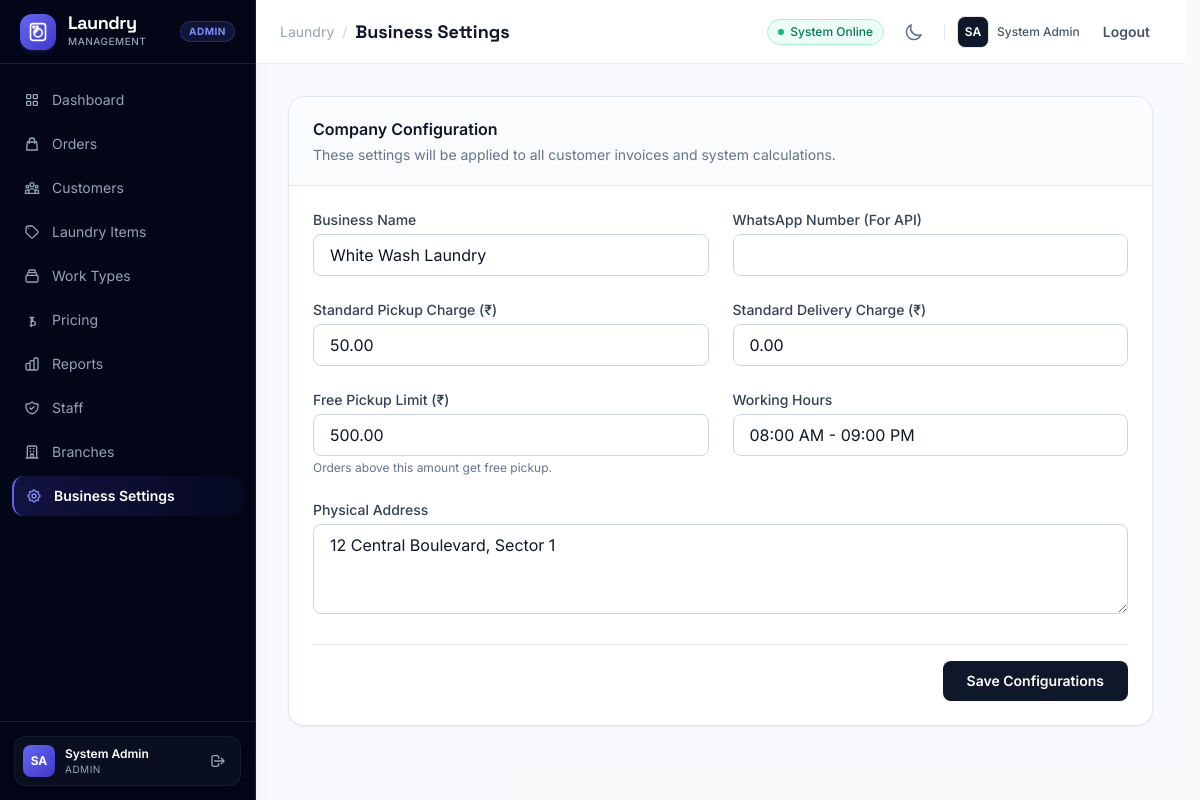
Page /laundry-lms/admin/settings (signed in) on the committed database.
### tables this page shows
CREATE TABLE `business_settings` (
  `id` tinyint(3) unsigned NOT NULL AUTO_INCREMENT,
  `business_name` varchar(100) NOT NULL DEFAULT 'Premium Laundry',
  `logo` varchar(255) DEFAULT NULL,
  `whatsapp_number` varchar(20) DEFAULT NULL,
  `working_hours` varchar(100) DEFAULT '09:00 AM - 08:00 PM',
  `pickup_charge` decimal(10,2) NOT NULL DEFAULT 0.00,
  `delivery_charge` decimal(10,2) NOT NULL DEFAULT 0.00,
  `free_pickup_limit` decimal(10,2) NOT NULL DEFAULT 0.00,
  `holiday_list` text DEFAULT NULL,
  `address` text DEFAULT NULL,
  `updated_at` timestamp NOT NULL DEFAULT current_timestamp() ON UPDATE current_timestamp(),
  PRIMARY KEY (`id`)
);

### app/Controllers/Admin/SettingsController.php (called while the page is built, shortened)
<?php
class SettingsController {
    public function index(): void {
        $settings = Settings::get();
       Router::view('admin/settings', [
    'title' => 'Business Settings',
    'settings' => $settings
], 'admin');
    }
}

### public/index.php (called while the page is built, shortened)
<?php
$router = new Router();
$router->get('/', 'Faizal\LaundryLms\Controllers\HomeController@index');
$router->get('/login', 'Faizal\LaundryLms\Controllers\AuthController@showLogin', [GuestMiddleware::class]);
$router->post('/login', 'Faizal\LaundryLms\Controllers\AuthController@login', [CsrfMiddleware::class]);
$router->get('/register', 'Faizal\LaundryLms\Controllers\AuthController@showRegister', [GuestMiddleware::class]);
$router->post('/register', 'Faizal\LaundryLms\Controllers\AuthController@register', [GuestMiddleware::class, CsrfMiddleware::class]);
$router->get('/logout', 'Faizal\LaundryLms\Controllers\AuthController@logout', [AuthMiddleware::class]);
$authRole     = [AuthMiddleware::class, RoleMiddleware::class . ':admin,staff'];
$authRoleCsrf = [AuthMiddleware::class, RoleMiddleware::class . ':admin,staff', CsrfMiddleware::class];
$staffOnlyAuth     = [AuthMiddleware::class, RoleMiddleware::class . ':staff'];
$staffOnlyAuthCsrf = [AuthMiddleware::class, RoleMiddleware::class . ':staff', CsrfMiddleware::class];
$adminOnlyAuth     = [AuthMiddleware::class, RoleMiddleware::class . ':admin'];
$adminOnlyAuthCsrf = [AuthMiddleware::class, RoleMiddleware::class . ':admin', CsrfMiddleware::class];
$customerAuth     = [AuthMiddleware::class, RoleMiddleware::class . ':customer', ForcePinChangeMiddleware::class];
$customerAuthCsrf = [AuthMiddleware::class, RoleMiddleware::class . ':customer', ForcePinChangeMiddleware::class, CsrfMiddleware::class];
$forcePinAuth     = [AuthMiddleware::class, RoleMiddleware::class . ':customer'];
$forcePinAuthCsrf = [AuthMiddleware::class, RoleMiddleware::class . ':customer', CsrfMiddleware::class];
$router->get('/dashboard', 'Faizal\LaundryLms\Controllers\DashboardController@index', $authRole);
$router->get('/customer/force-pin-update', 'Faizal\LaundryLms\Controllers\CustomerPortalController@forcePinUpdateForm', $forcePinAuth);
$router->post('/customer/force-pin-update', 'Faizal\LaundryLms\Controllers\CustomerPortalController@forcePinUpdate', $forcePinAuthCsrf);
$router->get('/customer/dashboard', 'Faizal\LaundryLms\Controllers\CustomerPortalController@dashboard', $customerAuth);
$router->get('/customer/orders', 'Faizal\LaundryLms\Controllers\CustomerPortalController@orders', $customerAuth);
$router->get('/customer/orders/show', 'Faizal\LaundryLms\Controllers\CustomerPortalController@showOrder', $customerAuth);
$router->get('/customer/orders/print', 'Faizal\LaundryLms\Controllers\CustomerPortalController@printReceipt', $customerAuth);
$router->get('/customer/orders/pdf', 'Faizal\LaundryLms\Controllers\CustomerPortalController@downloadPdf', $customerAuth);
$router->post('/customer/orders/approve-price', 'Faizal\LaundryLms\Controllers\CustomerPortalController@approvePrice', $customerAuthCsrf);
$router->post('/customer/orders/approve', 'Faizal\LaundryLms\Controllers\CustomerPortalController@approvePrice', $customerAuthCsrf);
$router->post('/customer/orders/reject-price', 'Faizal\LaundryLms\Controllers\CustomerPortalController@rejectPrice', $customerAuthCsrf);
$router->post('/customer/orders/cancel', 'Faizal\LaundryLms\Controllers\CustomerPortalController@cancelOrder', $customerAuthCsrf);
$router->post('/customer/orders/reschedule', 'Faizal\LaundryLms\Controllers\CustomerPortalController@reschedule', $customerAuthCsrf);
$router->post('/customer/orders/pay/initiate', 'Faizal\LaundryLms\Controllers\CustomerPortalController@initiateOnlinePayment', $customerAuthCsrf);
$router->post('/customer/orders/pay/verify', 'Faizal\LaundryLms\Controllers\CustomerPortalController@verifyOnlinePayment', $customerAuthCsrf);
$router->get('/customer/orders/create', 'Faizal\LaundryLms\Controllers\CustomerPortalController@createOrderForm', $customerAuth);
$router->post('/customer/orders/create', 'Faizal\LaundryLms\Controllers\CustomerPortalController@storeOrder', $customerAuthCsrf);
$router->get('/customer/profile', 'Faizal\LaundryLms\Controllers\CustomerPortalController@profile', $customerAuth);
$router->post('/customer/profile', 'Faizal\LaundryLms\Controllers\CustomerPortalController@updateProfile', $customerAuthCsrf);
$router->post('/customer/profile/pin', 'Faizal\LaundryLms\Controllers\CustomerPortalController@changePin', $customerAuthCsrf);
$router->get('/customer/notifications', 'Faizal\LaundryLms\Controllers\CustomerPortalController@notifications', $customerAuth);
$router->post('/customer/notifications/read', 'Faizal\LaundryLms\Controllers\CustomerPortalController@markNotificationRead', $customerAuthCsrf);
$router->post('/customer/notifications/read-all', 'Faizal\LaundryLms\Controllers\CustomerPortalController@markAllNotificationsRead', $customerAuthCsrf);
$router->get('/items', 'Faizal\LaundryLms\Controllers\LaundryItemController@index', $authRole);
$router->post('/items', 'Faizal\LaundryLms\Controllers\LaundryItemController@store', $authRoleCsrf);
$router->post('/items/update', 'Faizal\LaundryLms\Controllers\LaundryItemController@update', $authRoleCsrf);
$router->post('/items/delete', 'Faizal\LaundryLms\Controllers\LaundryItemController@delete', $authRoleCsrf);
$router->get('/work-types', 'Faizal\LaundryLms\Controllers\WorkTypeController@index', $authRole);
$router->post('/work-types', 'Faizal\LaundryLms\Controllers\WorkTypeController@store', $authRoleCsrf);
$router->post('/work-types/update', 'Faizal\LaundryLms\Controllers\WorkTypeController@update', $authRoleCsrf);
$router->post('/work-types/delete', 'Faizal\LaundryLms\Controllers\WorkTypeController@delete', $authRoleCsrf);
$router->get('/pricing', 'Faizal\LaundryLms\Controllers\PricingController@index', $authRole);
$router->post('/pricing', 'Faizal\LaundryLms\Controllers\PricingController@store', $authRoleCsrf);
$router->post('/pricing/update', 'Faizal\LaundryLms\Controllers\PricingController@update', $authRoleCsrf);
$router->post('/pricing/delete', 'Faizal\LaundryLms\Controllers\PricingController@delete', $authRoleCsrf);
$router->get('/customers', 'Faizal\LaundryLms\Controllers\CustomerController@index', $authRole);
$router->get('/customers/show', 'Faizal\LaundryLms\Controllers\CustomerController@show', $authRole);
$router->post('/customers', 'Faizal\LaundryLms\Controllers\CustomerController@store', $authRoleCsrf);
$router->post('/customers/update', 'Faizal\LaundryLms\Controllers\CustomerController@update', $authRoleCsrf);
$router->post('/customers/delete', 'Faizal\LaundryLms\Controllers\CustomerController@delete', $authRoleCsrf);
$router->post('/admin/customers/reset-pin', 'Faizal\LaundryLms\Controllers\CustomerController@resetPin', $adminOnlyAuthCsrf);
$router->get('/staff/dashboard', 'Faizal\LaundryLms\Controllers\StaffPortalController@dashboard', $staffOnlyAuth);
$router->get('/orders', 'Faizal\LaundryLms\Controllers\OrderController@index', $authRole);
$router->get('/orders/create', 'Faizal\LaundryLms\Controllers\OrderController@create', $authRole);
$router->post('/orders', 'Faizal\LaundryLms\Controllers\OrderController@store', $authRoleCsrf);
$router->get('/orders/show', 'Faizal\LaundryLms\Controllers\OrderController@show', $authRole);
$router->get('/orders/print', 'Faizal\LaundryLms\Controllers\OrderController@printJobCard', $authRole);
$router->get('/orders/pdf', 'Faizal\LaundryLms\Controllers\OrderController@downloadPdf', $authRole);
$router->post('/orders/status', 'Faizal\LaundryLms\Controllers\OrderController@updateStatus', $authRoleCsrf);
$router->post('/orders/payment', 'Faizal\LaundryLms\Controllers\OrderController@recordPayment', $authRoleCsrf);
$router->post('/orders/refund', 'Faizal\LaundryLms\Controllers\OrderController@processRefund', $authRoleCsrf);
$router->post('/orders/claim', 'Faizal\LaundryLms\Controllers\OrderController@claimOrder', $staffOnlyAuthCsrf);
$router->post('/orders/assign', 'Faizal\LaundryLms\Controllers\OrderController@assignStaff', $adminOnlyAuthCsrf);
$router->post('/orders/inspect', 'Faizal\LaundryLms\Controllers\OrderController@submitInspection', $authRoleCsrf);
$router->post('/orders/override-price-approval', 'Faizal\LaundryLms\Controllers\OrderController@overridePriceApproval', $adminOnlyAuthCsrf);
$router->post('/orders/cancel', 'Faizal\LaundryLms\Controllers\OrderController@cancel', $authRoleCsrf);
$router->post('/orders/reschedule', 'Faizal\LaundryLms\Controllers\OrderController@reschedule', $authRoleCsrf);
$router->get('/reports', 'Faizal\LaundryLms\Controllers\ReportController@index', $authRole);
$router->get('/admin/staff', 'Faizal\LaundryLms\Controllers\Admin\StaffController@index', $adminOnlyAuth);
$router->post('/admin/staff', 'Faizal\LaundryLms\Controllers\Admin\StaffController@store', $adminOnlyAuthCsrf);
$router->post('/admin/staff/update', 'Faizal\LaundryLms\Controllers\Admin\StaffController@update', $adminOnlyAuthCsrf);
$router->post('/admin/staff/toggle-status', 'Faizal\LaundryLms\Controllers\Admin\StaffController@toggleStatus', $adminOnlyAuthCsrf);
$router->get('/admin/branches', 'Faizal\LaundryLms\Controllers\Admin\BranchController@index', $adminOnlyAuth);
$router->post('/admin/branches', 'Faizal\LaundryLms\Controllers\Admin\BranchController@store', $adminOnlyAuthCsrf);
$router->post('/admin/branches/update', 'Faizal\LaundryLms\Controllers\Admin\BranchController@update', $adminOnlyAuthCsrf);
$router->post('/admin/branches/toggle-status', 'Faizal\LaundryLms\Controllers\Admin\BranchController@toggleStatus', $adminOnlyAuthCsrf);
$router->post('/admin/branches/delete', 'Faizal\LaundryLms\Controllers\Admin\BranchController@delete', $adminOnlyAuthCsrf);
$router->get('/admin/settings', 'Faizal\LaundryLms\Controllers\Admin\SettingsController@index', $adminOnlyAuth);
$router->post('/admin/settings', 'Faizal\LaundryLms\Controllers\Admin\SettingsController@update', $adminOnlyAuthCsrf);
$router->post('/api/payment/webhook', 'Faizal\LaundryLms\Controllers\PaymentWebhookController@handle');
$router->dispatch($_SERVER['REQUEST_URI'], $_SERVER['REQUEST_METHOD']);

### app/Models/Settings.php (called while the page is built, shortened)
<?php
class Settings {
    public static function get(): array {
        $db = Database::getConnection();
        $stmt = $db->query("SELECT * FROM business_settings WHERE id = 1");
        $settings = $stmt->fetch();
        return $settings;
    }
}

### views/pages/admin/settings.php (the view, shortened to what this page needs)
<div class="bg-white rounded-2xl shadow-sm border border-slate-200 overflow-hidden">
    <div class="px-6 py-5 border-b border-slate-200 bg-slate-50/50">
        <h3 class="text-base font-semibold leading-6 text-slate-900">Company Configuration</h3>
        <p class="mt-1 text-sm text-slate-500">These settings will be applied to all customer invoices and system calculations.</p>
    </div>
    <form action="/laundry-lms/admin/settings" method="POST" class="p-6">
        <div class="grid grid-cols-1 md:grid-cols-2 gap-6 mb-6">
            <div>
                <label class="block text-sm font-medium text-slate-700 mb-1">Business Name</label>
                <input type="text" name="business_name" value="<?= htmlspecialchars($settings['business_name'] ?? '') ?>" required class="w-full px-4 py-2 rounded-lg border border-slate-300 focus:ring-2 focus:ring-indigo-500 focus:border-indigo-500">
            </div>
            <div>
                <label class="block text-sm font-medium text-slate-700 mb-1">WhatsApp Number (For API)</label>
                <input type="text" name="whatsapp_number" value="<?= htmlspecialchars($settings['whatsapp_number'] ?? '') ?>" class="w-full px-4 py-2 rounded-lg border border-slate-300 focus:ring-2 focus:ring-indigo-500 focus:border-indigo-500">
            </div>
            <div>
                <label class="block text-sm font-medium text-slate-700 mb-1">Standard Pickup Charge (₹)</label>
                <input type="number" step="0.01" name="pickup_charge" value="<?= htmlspecialchars((string)($settings['pickup_charge'] ?? '0.00')) ?>" class="w-full px-4 py-2 rounded-lg border border-slate-300 focus:ring-2 focus:ring-indigo-500 focus:border-indigo-500">
            </div>
            <div>
                <label class="block text-sm font-medium text-slate-700 mb-1">Standard Delivery Charge (₹)</label>
                <input type="number" step="0.01" name="delivery_charge" value="<?= htmlspecialchars((string)($settings['delivery_charge'] ?? '0.00')) ?>" class="w-full px-4 py-2 rounded-lg border border-slate-300 focus:ring-2 focus:ring-indigo-500 focus:border-indigo-500">
            </div>
            <div>
                <label class="block text-sm font-medium text-slate-700 mb-1">Free Pickup Limit (₹)</label>
                <input type="number" step="0.01" name="free_pickup_limit" value="<?= htmlspecialchars((string)($settings['free_pickup_limit'] ?? '0.00')) ?>" class="w-full px-4 py-2 rounded-lg border border-slate-300 focus:ring-2 focus:ring-indigo-500 focus:border-indigo-500">
                <p class="text-xs text-slate-500 mt-1">Orders above this amount get free pickup.</p>
            </div>
            <div>
                <label class="block text-sm font-medium text-slate-700 mb-1">Working Hours</label>
                <input type="text" name="working_hours" value="<?= htmlspecialchars($settings['working_hours'] ?? '') ?>" placeholder="e.g. Mon-Sat, 9AM to 8PM" class="w-full px-4 py-2 rounded-lg border border-slate-300 focus:ring-2 focus:ring-indigo-500 focus:border-indigo-500">
            </div>
            <div class="md:col-span-2">
                <label class="block text-sm font-medium text-slate-700 mb-1">Physical Address</label>
                <textarea name="address" rows="3" class="w-full px-4 py-2 rounded-lg border border-slate-300 focus:ring-2 focus:ring-indigo-500 focus:border-indigo-500"><?= htmlspecialchars($settings['address'] ?? '') ?></textarea>
            </div>
        </div>
        <div class="flex justify-end pt-4 border-t border-slate-200">
            <button type="submit" class="bg-slate-900 text-white px-6 py-2.5 rounded-lg text-sm font-semibold hover:bg-slate-800 shadow-sm transition-colors">
                Save Configurations
            </button>
        </div>
    </form>
</div>

### rows in the picture
business_settings: business_name "White Wash Laundry", pickup_charge "50.00", delivery_charge "0.00", free_pickup_limit "500.00", working_hours "08:00 AM - 09:00 PM", address "12 Central Boulevard, Sector 1"

### other values in the picture
Security::e($role === 'staff' ? 'Staff' : 'Admin') "ADMIN"
Security::e($item['label']) "Dashboard"
Security::e($item['label']) "Orders"
Security::e($item['label']) "Customers"
Security::e($item['label']) "Laundry Items"
Security::e($item['label']) "Work Types"
Security::e($item['label']) "Pricing"
Security::e($item['label']) "Reports"
Security::e($item['label']) "Staff"
Security::e($item['label']) "Branches"
Security::e($item['label']) "Business Settings"
Security::e($userInitials) "SA"
Security::e($userName) "System Admin"
Security::e($role) "ADMIN"
Security::e($pageTitle) "Business Settings"
